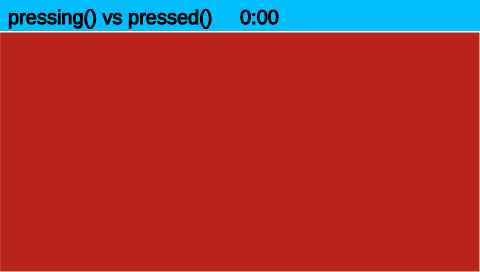
Frame 1 (no input)
Frame 60 (no input): identical to frame 1, image omitted
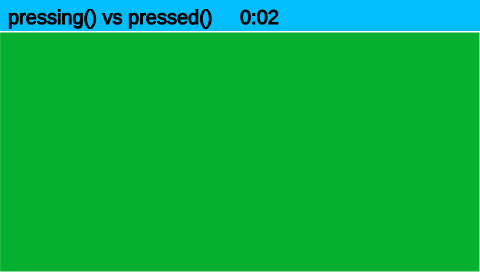
Frame 120 (the mouse pressed at the canvas centre since frame 60)

The p5.js sketch that drew these frames (run headless with seeded random() and noise() and a simulated clock; from frame 60 on, the mouse is pressed at the canvas centre):

// p5.js sketch
// ── sketch.js
function setup() {
  createCanvas(480, 272);
  time = 0;
  mins = 0;
  g = 0;

}

function draw() {
  background(0);
  
  noStroke()
  fill(3,190,252)
  rect(0,0,480,32)

  textSize(20)
  stroke(0)
  fill(0)
  text('pressing() vs pressed()',8,24)
  time = time + deltaTime;
  out_time = floor(time/1000)
  if(out_time == 60){
    mins = mins + 1
    time = 0
    out_time = 0
  }
  if(out_time < 10){
    print_time = '0'+ out_time
  } else{
    print_time = out_time
  }
  text(mins + ':' + print_time,240,24)

  
  stroke(255)
  
  for(let j = 0; j < 4; j++){
    for(let i = 0; i < 2; i++){
      
      if(g== 1){
        fill(5,176,48)
      } else{
        fill(184,36,26)
      }
      
      rect(0,32,480,240)
    }
  }
}

function mousePressed(){
  if (mouseY < 272 && mouseY > 32){
    if(mouseX > 0 && mouseX < 480){
       g = 1
    }
  }
}

function mouseReleased(){
  g = 0

}
